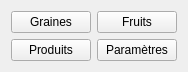
<?xml version="1.0" encoding="UTF-8"?>
<ui version="4.0">
 <class>WMenuGestionDonnees</class>
 <widget class="QWidget" name="WMenuGestionDonnees">
  <property name="geometry">
   <rect>
    <x>0</x>
    <y>0</y>
    <width>174</width>
    <height>70</height>
   </rect>
  </property>
  <property name="windowTitle">
   <string>Gestion des données</string>
  </property>
  <layout class="QFormLayout" name="formLayout">
   <item row="0" column="0">
    <widget class="QPushButton" name="pb_graines">
     <property name="text">
      <string>Graines</string>
     </property>
    </widget>
   </item>
   <item row="0" column="1">
    <widget class="QPushButton" name="pb_fruits">
     <property name="text">
      <string>Fruits</string>
     </property>
    </widget>
   </item>
   <item row="1" column="0">
    <widget class="QPushButton" name="pb_produits">
     <property name="text">
      <string>Produits</string>
     </property>
    </widget>
   </item>
   <item row="1" column="1">
    <widget class="QPushButton" name="pb_parametres">
     <property name="text">
      <string>Paramètres</string>
     </property>
    </widget>
   </item>
  </layout>
 </widget>
 <resources/>
 <connections/>
</ui>
